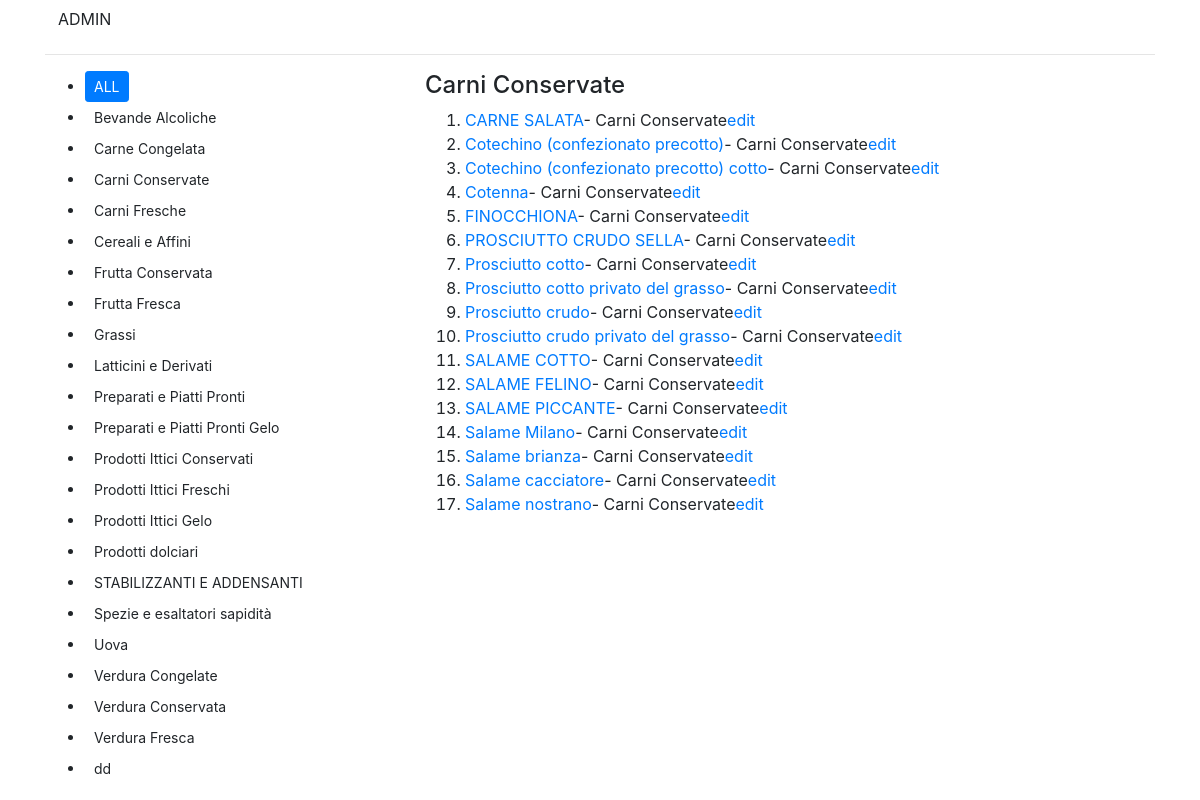
/cousine/ingredients/category/21/, run on the app's committed database.
### cousine/models.py (models this page shows, shortened)
class Category(models.Model):
    name = models.CharField(max_length=30)
    class meta:
        ordering = ["name"]

class Ingredient(models.Model):
    name = models.CharField(max_length=100)
    category = models.ForeignKey(Category, on_delete=models.CASCADE)
    nutritional = models.OneToOneField(Nutritionals,  on_delete=models.CASCADE, null=True, blank=True)
    class meta:
        ordering = ["name"]
    def get_absolute_url(self):
        return reverse("ingredient-detail", kwargs={'pk':self.id})

### cousine/views.py (the view)
# urls.py: path('ingredients/category/<int:pk>/', views.category_ingredients_view, name='category-ingredients'),
def category_ingredients_view(request, pk):
    categories = Category.objects.order_by('name')
    category=Category.objects.get(id=pk)
    ingredients=Ingredient.objects.filter(category__id=category.id).order_by('name')
    context={'categories': categories,'category': category, 'ingredients': ingredients }
    return render(request,'cousine/ingredients.html', context )

### cousine/templates/cousine/ingredients.html
{% extends "base.html" %}
{% block content %}
    <div class="row">
        <div class="col-4">
            <ul>
          <li><a href="{% url 'ingredient-main' %}" class="btn btn-sm btn-primary">ALL</a> </li>
                {% for cat in categories %}
                    <li>
                        <a href="{% url 'category-ingredients' cat.id %}" class="btn btn-sm ">{{ cat.name }}   </a>
                    </li>
                {% endfor %}
            </ul>
        </div>
    <div class="col">
        {% if category %}
         <h4>
             {{ category.name }}
         </h4>
         {% else %}
            <h4>
               All Ingredients
            </h4>
        {% endif %}
        <ol>
            {% for ingredient in ingredients %}
                <li>
                    <a href="{{ ingredient.get_absolute_url }}">{{ ingredient.name }}</a>- {{ ingredient.category.name }}<a href="{% url 'ingredient-edit' ingredient.id %}">edit</a>
                </li>
            {% endfor %}
        </ol>
    </div>
    </div>
{% endblock content %}

### data on the page
Category: name "Bevande Alcoliche"
Category: name "Carne Congelata"
Category: name "Carni Conservate"
Category: name "Carni Fresche"
Category: name "Cereali e Affini"
Category: name "Frutta Conservata"
Category: name "Frutta Fresca"
Category: name "Grassi"
Category: name "Latticini e Derivati"
Category: name "Preparati e Piatti Pronti"
Category: name "Preparati e Piatti Pronti Gelo"
Category: name "Prodotti Ittici Conservati"
Category: name "Prodotti Ittici Freschi"
Category: name "Prodotti Ittici Gelo"
Category: name "Prodotti dolciari"
Category: name "STABILIZZANTI E ADDENSANTI"
Category: name "Spezie e esaltatori sapidità"
Category: name "Uova"
Category: name "Verdura Congelate"
Category: name "Verdura Conservata"
Category: name "Verdura Fresca"
Category: name "dd"
Ingredient: name "CARNE SALATA", category.name "Carni Conservate"
Ingredient: name "Cotechino (confezionato precotto)", category.name "Carni Conservate"
Ingredient: name "Cotechino (confezionato precotto) cotto", category.name "Carni Conservate"
Ingredient: name "Cotenna", category.name "Carni Conservate"
Ingredient: name "FINOCCHIONA", category.name "Carni Conservate"
Ingredient: name "PROSCIUTTO CRUDO SELLA", category.name "Carni Conservate"
Ingredient: name "Prosciutto cotto", category.name "Carni Conservate"
Ingredient: name "Prosciutto cotto privato del grasso", category.name "Carni Conservate"
Ingredient: name "Prosciutto crudo", category.name "Carni Conservate"
Ingredient: name "Prosciutto crudo privato del grasso", category.name "Carni Conservate"
Ingredient: name "SALAME COTTO", category.name "Carni Conservate"
Ingredient: name "SALAME FELINO", category.name "Carni Conservate"
Ingredient: name "SALAME PICCANTE", category.name "Carni Conservate"
Ingredient: name "Salame Milano", category.name "Carni Conservate"
Ingredient: name "Salame brianza", category.name "Carni Conservate"
Ingredient: name "Salame cacciatore", category.name "Carni Conservate"
Ingredient: name "Salame nostrano", category.name "Carni Conservate"
